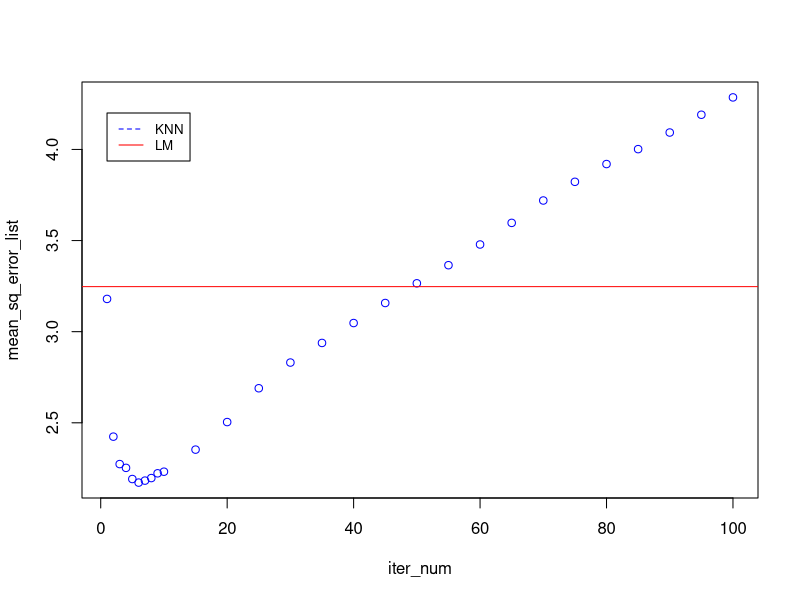

Generate this figure with R:
## ---- chunk 1

#Function to find Euclidean distance between test and train variables
euclideanDist <- function(a, b){
  eu_dist = 0
  for(k in c(1:(length(a))))
  {
    eu_dist = eu_dist + (a[[k]]-b[[k]])^2
  }
  eu_dist = sqrt(eu_dist)
  return(eu_dist)
}

# My Knn function
myknn  <- function(xtest, xtrain, ytrain, k)
{
pred =c()

for(i in c(1:nrow(xtest)))
{
  dist = c()
  for(j in c(1:nrow(xtrain)))
  {
    dist <- c(dist, euclideanDist(xtest[i,], xtrain[j,]))
    
  }
  dist_df <- data.frame(dist = dist,y = ytrain)
  dist_eu <- dist_df[order(dist_df$dist),]
  dist_eu_k <- dist_eu[1:k,]
  avg_dist <- mean(dist_eu_k[,"y"])
  pred <- c(pred,avg_dist)
}

mean_Sq_error <-  mean((pred - test[,6])^2)
return(mean_Sq_error)
}

## ---- chunk 2
library(MASS)
set.seed(1)
# Mu
mu <- c(1,2,3,4,5)
# Creating the matrix for sigma
calc2 <- vector()
for (i in 1:5)
{
  for (j in 1:5)
  {
    calc <- 0.5 ^ abs(i-j)
    calc2 <- c(calc2, calc)
  }
}
Sigma <- matrix(calc2,5,5)

X <- mvrnorm(n = 1000, mu, Sigma)
colnames(X)<- c("X1","X2","X3","X4","X5")

# Generating outcome values 'Y'
eps <- rnorm(1000,mean=0,sd=1)
Y <- X[,"X1"] + X[,"X2"] +((X[,"X3"] - 2.5)^2) + eps 

data <- cbind(X,Y)
data[1:3,]
## ---- chunk 3
train <- data[1:400,]
#nrow(train)
test <- data[401:1000,]
#nrow(test)

# The function Myknn returns MSE value
myknn(test[,-6], train[,-6],train[,6],5)

## ---- chunk 4
#Regression function
reg <- lm(Y~., data=as.data.frame(train))
prediction_lm <- predict(reg,as.data.frame(test))
mean_Sq_error_lm <-  mean((prediction_lm - test[,6])^2)

# Note down MSE values for values of K ranging from 1 to 100 in steps of 5
mean_sq_error_list <- c()
iter_num <- c(1,2,3,4,5,6,7,8,9,10,15,20,25,30,35,40,45,50,55,60,65,70,75,80,85,90,95,100)
for (i in iter_num)
{
  mse <- myknn(test[,-6], train[,-6],train[,6],i)
  mean_sq_error_list <- c(mean_sq_error_list,mse)
}

#Plot of MSE of the linear regression model and the knn model for different values of k
plot(mean_sq_error_list~iter_num, col = "blue",xlim = c(1,100))
abline(h=mean_Sq_error_lm, col="red")
legend(1, 4.2,legend = c("KNN", "LM"),
       col= c("blue", "red"),lty=2:1, cex=0.8)

## ---- chunk 5
library(mlbench)
data(BostonHousing2)
X = BostonHousing2[, !(colnames(BostonHousing2) %in% c("medv", "town", "tract", "cmedv"))]
X = data.matrix(X)
X = scale(X)
Y = as.vector(scale(BostonHousing2$cmedv))
## ---- chunk 6

mylm_g <- function(x, y, delta, epsilon, maxitr)
{ 
  iter <- 1
  diff <- 1
  beta_old <- matrix(0, nrow=15)
  while((iter <= maxitr) & (diff > epsilon))
  {
    doh_beta <- t(x) %*% ((x) %*% beta_old - y) / length(y)
    beta_new <- beta_old - (doh_beta * delta)
    diff <- sqrt(sum((beta_old-beta_new)^2)) 
    beta_old <- beta_new
    iter <- iter + 1
  }
  print(beta_old)
}

my_lm <- mylm_g(X,Y,0.1,(10^(-6)),800)
## ---- chunk 7
########################## Linear regression using library #################################
reg <- lm(Y~X)
lm_coef <- summary(reg)$coefficients[2:16,1]

########################## Comparision #################################
beta_coef <- data.frame(my_lm,lm_coef,my_lm-lm_coef)
colnames(beta_coef) <- c("GradientDescent","Lm","Difference")
beta_coef
